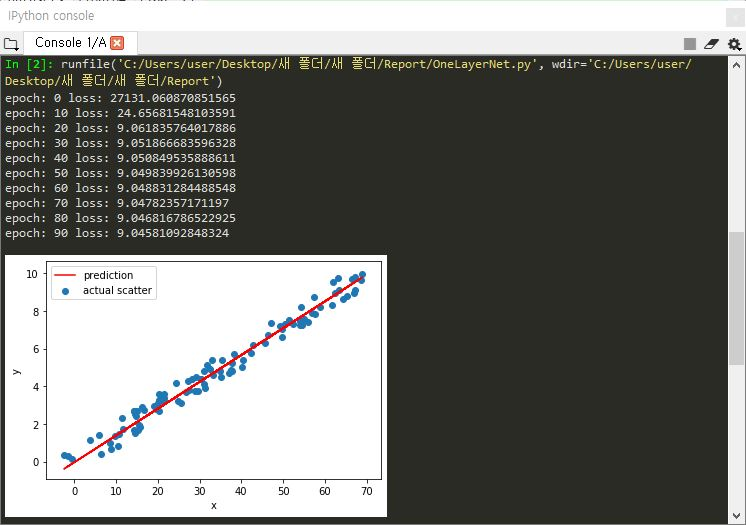
#> input picture OneLayerNet.JPG, 746 x 525 px
$ python edge_detect.py
#> lines starting #> are read from the running program, lines starting #| are printed output that depends on the picture
# -*- coding: utf-8 -*-
"""
Created on Sat Oct 19 04:29:14 2019

@author: user
"""

import numpy as np
import matplotlib.pyplot as plt
from PIL import Image

class edge_detect:
    def __init__(self, pix):
        self.pix = pix

    def sobel_vmask(self):
        im = Image.fromarray(self.pix,'L')
        w, h = im.size
        a = np.zeros((h,1),dtype = np.uint8)
        b = np.zeros((1,w+2),dtype = np.uint8)
        y = np.hstack((a,self.pix,a))
        y = np.vstack((b,y,b))
        vmask = np.array([[-1,0,1],[-2,0,2],[-1,0,1]])
        space = np.zeros((h,w),dtype = np.uint8)
        for i in range(h):
            for j in range(w):
                space[i,j] = np.abs(np.sum(y[i:i+3, j:j+3] * vmask)) / 8
        return np.uint8(space)

    def sobel_hmask(self):
        im = Image.fromarray(self.pix,'L')
        w, h = im.size
        a = np.zeros((h,1),dtype = np.uint8)
        b = np.zeros((1,w+2),dtype = np.uint8)
        y = np.hstack((a,self.pix,a))
        y = np.vstack((b,y,b))
        hmask = np.array([[-1,-2,-1],[0,0,0],[1,2,1]])
        space = np.zeros((h,w),dtype = np.uint8)
        for i in range(h):
            for j in range(w):
                space[i,j] = np.abs(np.sum(y[i:i+3, j:j+3] * hmask)) / 8
        return np.uint8(space)

    def laplacian(self):
        im = Image.fromarray(self.pix,'L')
        w, h = im.size
        a = np.zeros((h,1),dtype = np.uint8)
        b = np.zeros((1,w+2),dtype = np.uint8)
        y = np.hstack((a,self.pix,a))
        y = np.vstack((b,y,b))
        laplacian = np.array([[0,-1,0],[-1,4,-1],[0,-1,0]])
        space = np.zeros((h,w),dtype = np.uint8)
        for i in range(h):
            for j in range(w):
                space[i,j] = np.abs(np.sum(y[i:i+3, j:j+3] * laplacian)) / 8
        return np.uint8(space)

imname = input("Image name : ")
#> the answer given: OneLayerNet.JPG

im = Image.open(imname)
#> im is the input picture: PIL image 746x525 RGB; mean R, G, B 122.4, 123.1, 119.2

if im.mode != 'L':
    im = im.convert('L')
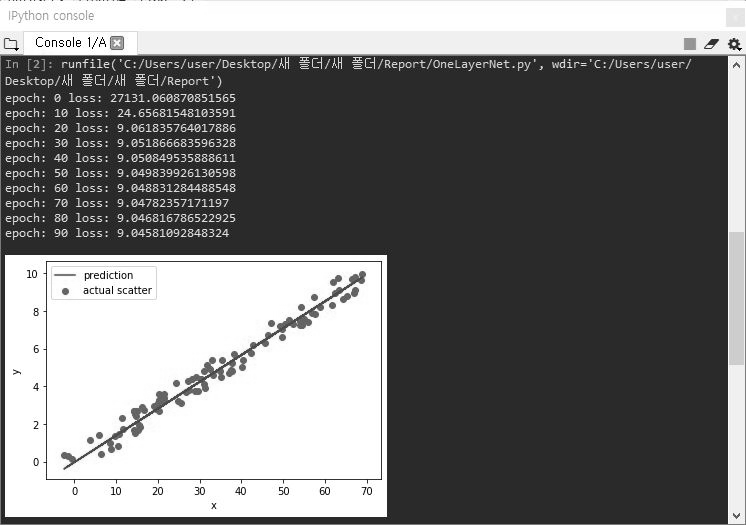
#> im: PIL image 746x525 L; min 0, max 255, mean 122.5

pix = np.array(im, dtype = np.uint8)

edge = edge_detect(pix)

pix1 = edge.sobel_vmask()
#> in sobel_vmask, `y = np.hstack((a,self.pix,a))`:
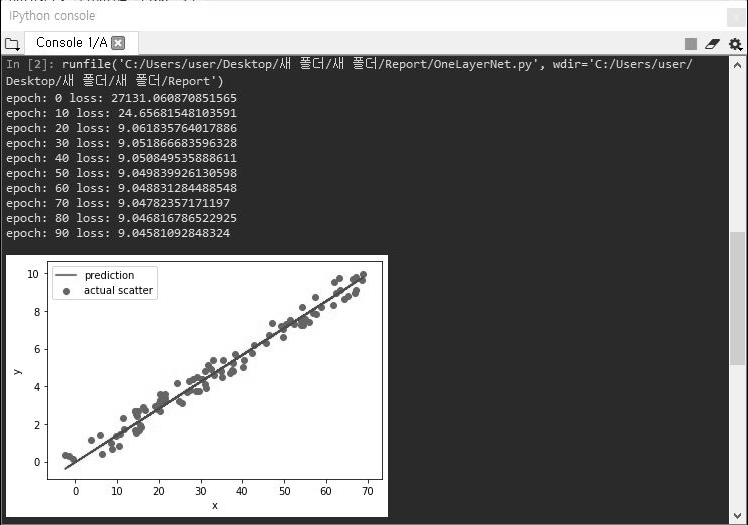
#> y: shape (525, 748); min 0, max 255, mean 122.1
#> in sobel_vmask, `y = np.vstack((b,y,b))`:
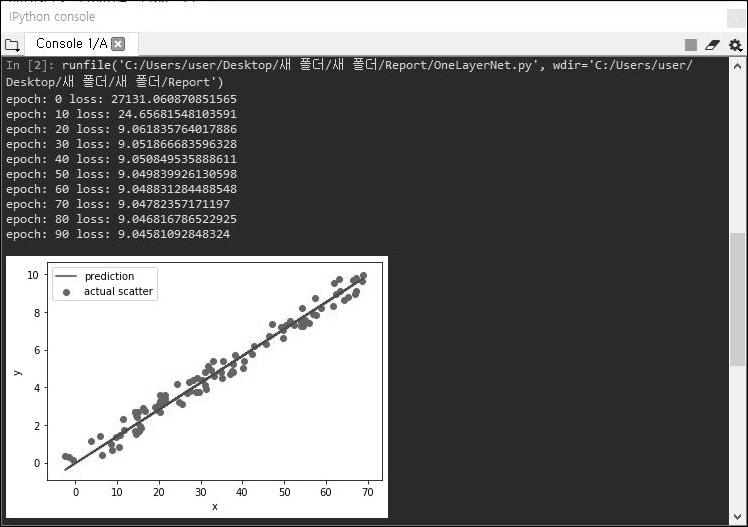
#> y: shape (527, 748); min 0, max 255, mean 121.7
#> after the loop in sobel_vmask, `for i in range(h):`:
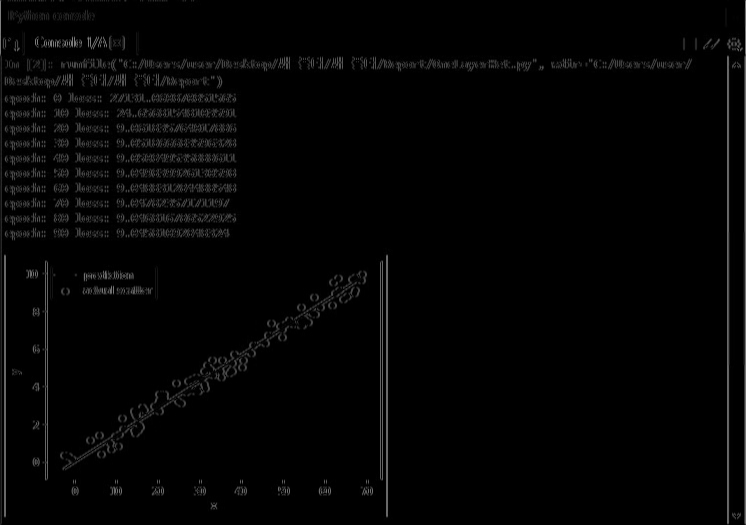
#> space: shape (525, 746); min 0, max 127, mean 3.9
pix2 = edge.sobel_hmask()
#> after the loop in sobel_hmask, `for i in range(h):`:
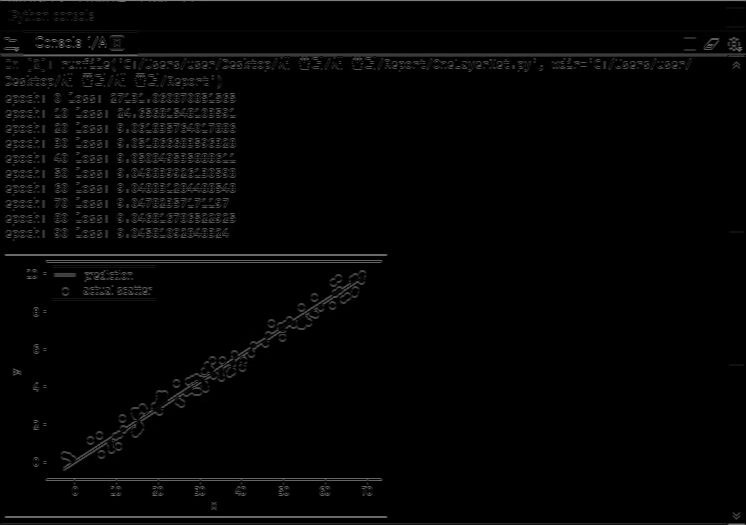
#> space: shape (525, 746); min 0, max 127, mean 4.4
pix3 = edge.laplacian()
#> after the loop in laplacian, `for i in range(h):`:
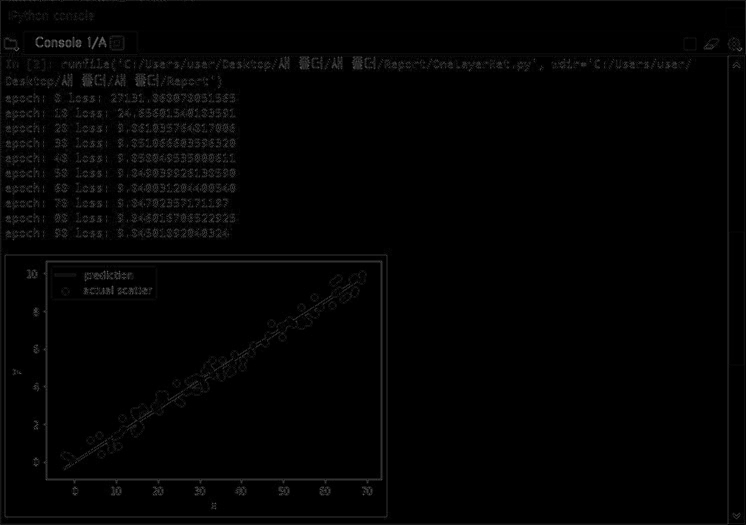
#> space: shape (525, 746); min 0, max 127, mean 2.9

plt.subplot(1,3,1)
plt.imshow(pix1)
plt.subplot(1,3,2)
plt.imshow(pix2)
plt.subplot(1,3,3)
plt.imshow(pix3)

# using uint8_image / zero padding
